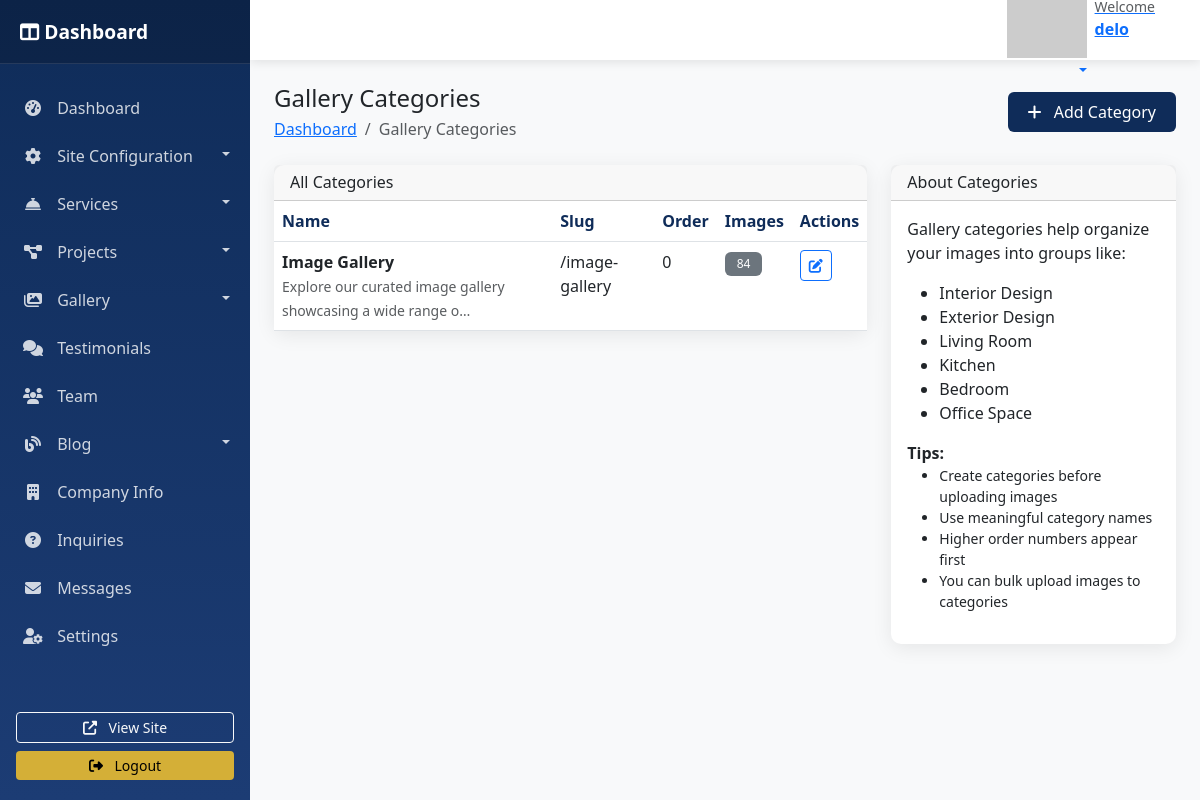
Screenshot of /dashboard/gallery/categories/ (signed in) with the database file from the repository.
### arch_design/models.py (models this page shows, shortened)
class GalleryCategory(models.Model):
    name = models.CharField(max_length=100)
    slug = models.SlugField(max_length=100, unique=True)
    description = models.TextField(blank=True, null=True)
    display_order = models.PositiveIntegerField(default=0)
    class Meta:
        ordering = ['display_order', 'name']
        verbose_name = "Gallery Category"
        verbose_name_plural = "Gallery Categories"

### dashboard/views.py (the view)
# urls.py: path('gallery/categories/', views.gallery_category_list, name='gallery_category_list'),
@login_required
@user_passes_test(is_staff_user)
def gallery_category_list(request):
    categories = GalleryCategory.objects.all().order_by('display_order')
    return render(request, 'dashboard/gallery/categories.html', {'categories': categories})

### arch_design/context_processors.py (called while the page is built)
def site_config(request):
    try:
        config = SiteConfiguration.objects.first()
        return {
            'site_config': config,
        }
    except:
        return {
            'site_config': None,
        }

### dashboard/views.py (called while the page is built)
def is_staff_user(user):
    return user.is_staff or user.is_superuser

### arch_design/templates/dashboard/gallery/categories.html (shortened to what this page needs)
{% extends 'dashboard/base.html' %}
{% block page_title %}Gallery Categories{% endblock %}
{% block breadcrumb %}
<li class="breadcrumb-item active">Gallery Categories</li>
{% endblock %}
{% block page_actions %}
<a href="{% url 'gallery_category_create' %}" class="btn btn-primary">
    <i class="fas fa-plus me-2"></i> Add Category
</a>
{% endblock %}
{% block content %}
<div class="row">
    <div class="col-md-8">
        <div class="card dashboard-card">
            <div class="card-header">
                <h6 class="card-title mb-0">All Categories</h6>
            </div>
            <div class="card-body p-0">
                {% if categories %}
                <div class="table-responsive">
                    <table class="table table-hover mb-0">
                        <thead>
                            <tr>
                                <th>Name</th>
                                <th>Slug</th>
                                <th>Order</th>
                                <th>Images</th>
                                <th>Actions</th>
                            </tr>
                        </thead>
                        <tbody>
                            {% for category in categories %}
                            <tr>
                                <td>
                                    <strong>{{ category.name }}</strong>
                                    {% if category.description %}
                                    <br>
                                    <small class="text-muted">{{ category.description|truncatechars:60 }}</small>
                                    {% endif %}
                                </td>
                                <td>/{{ category.slug }}</td>
                                <td>{{ category.display_order }}</td>
                                <td>
                                    <span class="badge bg-secondary">
                                        {{ category.images.count }}
                                    </span>
                                </td>
                                <td>
                                    <div class="btn-group btn-group-sm">
                                        <a href="{% url 'gallery_category_edit' category.pk %}" class="btn btn-outline-primary">
                                            <i class="fas fa-edit"></i>
                                        </a>
                                    </div>
                                </td>
                            </tr>
                            {% endfor %}
                        </tbody>
                    </table>
                </div>
                {% endif %}
            </div>
        </div>
    </div>
    <div class="col-md-4">
        <div class="card dashboard-card">
            <div class="card-header">
                <h6 class="card-title mb-0">About Categories</h6>
            </div>
            <div class="card-body">
                <p>Gallery categories help organize your images into groups like:</p>
                <ul class="mb-3">
                    <li>Interior Design</li>
                    <li>Exterior Design</li>
                    <li>Living Room</li>
                    <li>Kitchen</li>
                    <li>Bedroom</li>
                    <li>Office Space</li>
                </ul>
                <div class="mb-3">
                    <strong>Tips:</strong>
                    <ul class="small mb-0">
                        <li>Create categories before uploading images</li>
                        <li>Use meaningful category names</li>
                        <li>Higher order numbers appear first</li>
                        <li>You can bulk upload images to categories</li>
                    </ul>
                </div>
            </div>
        </div>
    </div>
</div>
{% endblock %}

### arch_design/templates/dashboard/base.html (shortened to what this page needs)
<!DOCTYPE html>
<html lang="en">
<head>
    <link href="https://cdn.jsdelivr.net/npm/bootstrap@5.3.0/dist/css/bootstrap.min.css" rel="stylesheet">
    <link rel="stylesheet" href="https://cdnjs.cloudflare.com/ajax/libs/font-awesome/6.4.0/css/all.min.css">
    <link href="https://cdn.jsdelivr.net/npm/select2@4.1.0-rc.0/dist/css/select2.min.css" rel="stylesheet" />
</head>
<body>
    <div id="wrapper">
        <nav id="sidebar">
            <div class="sidebar-header">
                <h3>
                    <i class="fas fa-columns"></i> Dashboard
                </h3>
            </div>
            <ul class="list-unstyled components">
                <li class="{% if request.resolver_match.url_name == 'dashboard_home' %}active{% endif %}">
                    <a href="{% url 'dashboard_home' %}">
                        <i class="fas fa-tachometer-alt"></i> Dashboard
                    </a>
                </li>
                <li>
                    <a href="#siteSubmenu" data-bs-toggle="collapse" aria-expanded="false" class="dropdown-toggle">
                        <i class="fas fa-cog"></i> Site Configuration
                    </a>
                </li>
                <li>
                    <a href="#servicesSubmenu" data-bs-toggle="collapse" aria-expanded="false" class="dropdown-toggle">
                        <i class="fas fa-concierge-bell"></i> Services
                    </a>
                </li>
                <li>
                    <a href="#projectsSubmenu" data-bs-toggle="collapse" aria-expanded="false" class="dropdown-toggle">
                        <i class="fas fa-project-diagram"></i> Projects
                    </a>
                </li>
                <li>
                    <a href="#gallerySubmenu" data-bs-toggle="collapse" aria-expanded="false" class="dropdown-toggle">
                        <i class="fas fa-images"></i> Gallery
                    </a>
                </li>
                <li>
                    <a href="{% url 'testimonial_list' %}">
                        <i class="fas fa-comments"></i> Testimonials
                    </a>
                </li>
                <li>
                    <a href="{% url 'team_list' %}">
                        <i class="fas fa-users"></i> Team
                    </a>
                </li>
                <li>
                    <a href="#blogSubmenu" data-bs-toggle="collapse" aria-expanded="false" class="dropdown-toggle">
                        <i class="fas fa-blog"></i> Blog
                    </a>
                </li>
                <li>
                    <a href="{% url 'company_info_list' %}">
                        <i class="fas fa-building"></i> Company Info
                    </a>
                </li>
                <li>
                    <a href="{% url 'inquiry_list' %}">
                        <i class="fas fa-question-circle"></i> Inquiries
                    </a>
                </li>
                <li>
                    <a href="{% url 'contact_message_list' %}">
                        <i class="fas fa-envelope"></i> Messages
                    </a>
                </li>
                <li>
                    <a href="{% url 'dashboard_settings' %}">
                        <i class="fas fa-user-cog"></i> Settings
                    </a>
                </li>
            </ul>
            <div class="mt-auto p-3">
                <div class="d-grid gap-2">
                    <a href="{% url 'home' %}" target="_blank" class="btn btn-outline-light btn-sm">
                        <i class="fas fa-external-link-alt me-2"></i> View Site
                    </a>
                    <a href="{% url 'dashboard_logout' %}" class="btn btn-warning btn-sm">
                        <i class="fas fa-sign-out-alt me-2"></i> Logout
                    </a>
                </div>
            </div>
        </nav>
        <div id="content">
            <nav class="navbar navbar-expand-lg">
                <div class="container-fluid">
                    <div class="ms-auto">
                        <div class="dropdown">
                            <button class="btn btn-link dropdown-toggle" type="button" data-bs-toggle="dropdown">
                                <div class="d-flex align-items-center">
                                    <img src="https://ui-avatars.com/api/?name={{ request.user.get_full_name|default:request.user.username }}&background=0F2C59&color=fff" alt="User" class="me-2">
                                    <div class="text-start">
                                        <small class="text-muted d-block">Welcome</small>
                                        <strong>{{ request.user.get_full_name|default:request.user.username }}</strong>
                                    </div>
                                </div>
                            </button>
                        </div>
                    </div>
                </div>
            </nav>
            <div class="container-fluid p-4">
                <div class="d-flex justify-content-between align-items-center mb-4">
                    <div>
                        <h2 class="h4 mb-1">{% block page_title %}{% endblock %}</h2>
                        <nav aria-label="breadcrumb">
                            <ol class="breadcrumb mb-0">
                                <li class="breadcrumb-item"><a href="{% url 'dashboard_home' %}">Dashboard</a></li>
                                {% block breadcrumb %}{% endblock %}
                            </ol>
                        </nav>
                    </div>
                    <div>
                        {% block page_actions %}{% endblock %}
                    </div>
                </div>
                {% block content %}{% endblock %}
            </div>
        </div>
    </div>
</body>
</html>

### arch_design/templates/dashboard/base.html (style rules this page uses)
:root { --primary-color: #0F2C59; --secondary-color: #1C3C74; --accent-color: #D4AF37; --sidebar-width: 250px; --header-height: 60px; }
body { font-family: 'Segoe UI', Tahoma, Geneva, Verdana, sans-serif; background-color: #f8f9fa; }
#wrapper { display: flex; }
#sidebar { width: var(--sidebar-width); min-height: 100vh; background: linear-gradient(180deg, var(--primary-color), var(--secondary-color)); color: white; position: fixed; transition: all 0.3s; z-index: 1000; overflow-y: auto; }
#sidebar .sidebar-header { padding: 20px; background: rgba(0, 0, 0, 0.2); border-bottom: 1px solid rgba(255, 255, 255, 0.1); }
#sidebar .sidebar-header h3 { font-size: 1.2rem; margin: 0; font-weight: 600; }
#sidebar ul.components { padding: 20px 0; }
#sidebar ul li { padding: 0; }
#sidebar ul li a { padding: 12px 20px; color: rgba(255, 255, 255, 0.8); text-decoration: none; display: block; border-left: 3px solid transparent; transition: all 0.3s; }
#sidebar ul li a i { margin-right: 10px; width: 20px; text-align: center; }
#sidebar .dropdown-toggle::after { float: right; margin-top: 8px; }
#content { width: calc(100% - var(--sidebar-width)); margin-left: var(--sidebar-width); transition: all 0.3s; }
.navbar { background: white; box-shadow: 0 2px 10px rgba(0, 0, 0, 0.1); height: var(--header-height); padding: 0 20px; }
.dashboard-card { border-radius: 10px; border: none; box-shadow: 0 4px 20px rgba(0, 0, 0, 0.08); transition: transform 0.3s; }
.table th { font-weight: 600; color: var(--primary-color); border-top: none; }
.badge { padding: 6px 12px; font-weight: 500; }
.btn-primary { background: var(--primary-color); border: none; padding: 8px 20px; font-weight: 500; }
.btn-warning { background: var(--accent-color); color: #000; border: none; }

### rows the page displays
GalleryCategory: name "Image Gallery", description "Explore our curated image gallery showcasing a wide range o…", slug "image-gallery", display_order "0", images.count "84"

### other values shown
{{ request.user.get_full_name|default:request.user.username }} "delo"
